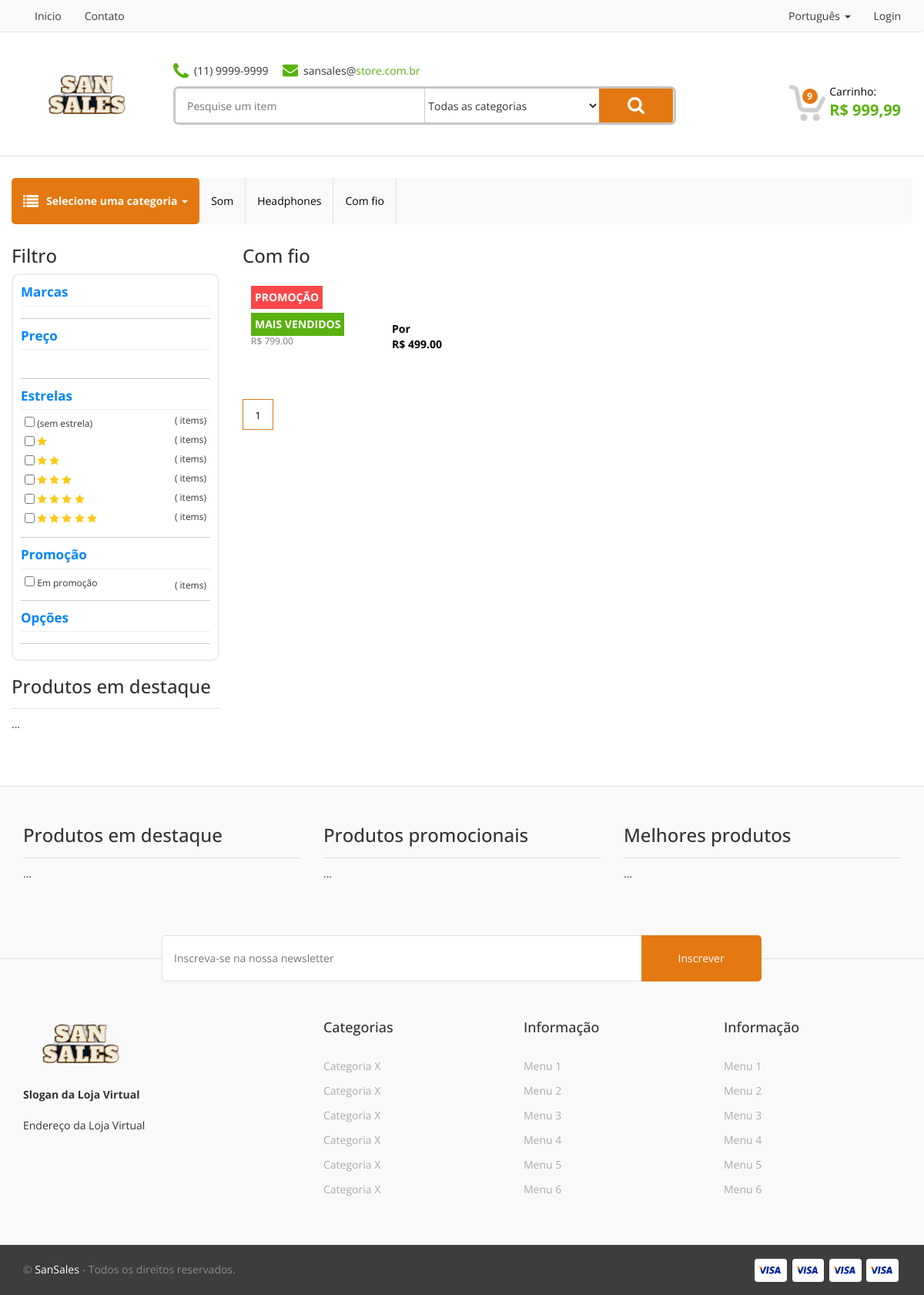
The page /categories/enter/10 on the database its author committed.
### tables this page shows
create table tb_categories(    
	id_categories int(11) unsigned primary key auto_increment not null ,     
	cd_sub_categories int(11),        
    nm_categories varchar(100) not null   
);

create table tb_products(   
	id_product int(11) unsigned primary key auto_increment not null,    
    id_category int(11) not null,         
    id_brand int(11) not null,            
    nm_product varchar(100) not null,              
    ds_product text,                      
    qt_stock int(11) not null,              
    vl_price float(10,2) not null,         
    vl_price_from float(10,2) not null,     
    qt_rating float  not null,               
    ic_featured tinyint(1) not null,            
	ic_sale tinyint(1) not null,                
    ic_bestseller tinyint(1) not null,         
    ic_new_product tinyint(1) not null,        
    id_options varchar(200)                    
);

### views/template.php (the view, shortened to what the rows shown need)
<!DOCTYPE html>
<html>
<head>
	<link rel="stylesheet" href="<?php echo BASE_URL; ?>assets/css/bootstrap.min.css" type="text/css" />
	<link rel="stylesheet" href="<?php echo BASE_URL; ?>assets/css/jquery-ui.min.css" type="text/css" />
	<link rel="stylesheet" href="<?php echo BASE_URL; ?>assets/css/jquery-ui.structure.css" type="text/css" />
	<link rel="stylesheet" href="<?php echo BASE_URL; ?>assets/css/jquery-ui.theme.css" type="text/css" />
	<link rel="stylesheet" href="<?php echo BASE_URL; ?>assets/css/style.css" type="text/css" />
</head>
<body>
				<li class="active"><a href="<?php echo BASE_URL; ?>"><?php $this->lang->get('HOME'); ?></a></li>
				<li><a href="<?php echo BASE_URL; ?>contact"><?php $this->lang->get('CONTACT'); ?></a></li>
					<a class="dropdown-toggle" data-toggle="dropdown" href="#"><?php $this->lang->get('LANGUAGE'); ?>
						<span class="caret"></span></a>
				<li><a href="<?php echo BASE_URL; ?>login"><?php $this->lang->get('LOGIN'); ?></a></li>
							<input type="text" name="s" required placeholder="<?php $this->lang->get('SEARCHFORANITEM'); ?>" />
								<option value=""><?php $this->lang->get('ALLCATEGORIES'); ?></option>
								<?php $this->lang->get('CART'); ?>:<br />
	<div class="categoryarea">
		<nav class="navbar">
			<div class="container">
				<ul class="nav navbar-nav">
						<a class="dropdown-toggle" data-toggle="dropdown" href="#"><?php $this->lang->get('SELECTCATEGORY'); ?>
							<span class="caret"></span></a>
					<?php if (isset($viewData['category_filter'])) : ?>
						<?php foreach ($viewData['category_filter'] as $cf) : ?>
							<li><a href="<?php echo BASE_URL; ?>categories/enter/<?php echo $cf['id_categories']; ?>"><?php echo $cf['nm_categories']; ?></a></li>
						<?php endforeach; ?>
					<?php endif; ?>
				</ul>
			</div>
		</nav>
	</div>
	<section>
		<div class="container">
			<div class="row">
				<div class="col-sm-3">
					<aside>
						<h1><?php $this->lang->get('FILTER'); ?></h1>
									<div class="filtertitle"><?php $this->lang->get('BRANDS'); ?></div>
									<div class="filtertitle"><?php $this->lang->get('PRICE'); ?></div>
									<div class="filtertitle"><?php $this->lang->get('RATING'); ?></div>
												(<?php $this->lang->get('NO_STAR'); ?>)
									<div class="filtertitle"><?php $this->lang->get('SALE'); ?></div>
									<div class="filtertitle"><?php $this->lang->get('OPTIONS'); ?></div>
										<!-- <pre>
										Abaixo presenta o array no formato arvore está aqui somente para debugar caso necessário
										//
						<div class="widget">
							<h1><?php $this->lang->get('FEATUREDPRODUCTS'); ?></h1>
						</div>
					</aside>
				</div>
				<div class="col-sm-9"><?php $this->loadViewInTemplate($viewName, $viewData); ?></div>
			</div>
		</div>
	</section>
	<footer>
		<div class="container">
			<div class="row">
				<div class="col-sm-4">
					<div class="widget">
						<h1><?php $this->lang->get('FEATUREDPRODUCTS'); ?></h1>
					</div>
				</div>
				<div class="col-sm-4">
					<div class="widget">
						<h1><?php $this->lang->get('ONSALEPRODUCTS'); ?></h1>
					</div>
				</div>
				<div class="col-sm-4">
					<div class="widget">
						<h1><?php $this->lang->get('TOPRATEDPRODUCTS'); ?></h1>
					</div>
				</div>
			</div>
		</div>
	</footer>
</body>
</html>

### core/Language.php (shortened to what the rows shown need)
<?php
class Language {
    private $ini;
    public function __construct() {
        global $config;
        $this->l = $config['default_lang'];
        $this->ini = parse_ini_file('lang/'.$this->l.'.ini');
    }
    public function get($word, $return = false){
        $text = $word;
        if(isset($this->ini[$word])) {
            $text = $this->ini[$word];
        }
        if($return) {
            return $text;
        } else {
            echo $text;
        }
    }
}
?>

### views/categories.php (shortened to what the rows shown need)
<h1><?php echo $category_name; ?></h1>
<div class="row">
    <?php foreach ($list as $key => $product_item) : ?>
        <div class="col-sm-4">
            <?php $this->loadView('product_item', $product_item); ?>
        </div>
    <?php endforeach; ?>
</div>

### views/product_item.php (shortened to what the rows shown need)
<div class="product_item">
    <a href="">
        <div class="product_tags">
            <?php if($ic_sale == '1'): ?>
                <div class="product_tag product_tag_red"><b><?php $this->lang->get('SALE');?></b></div>
            <?php endif; ?>
            <?php if($ic_bestseller == '1'): ?>
                <div class="product_tag product_tag_green"><b><?php $this->lang->get('BESTSELLER');?></b></div>
            <?php endif; ?>
        </div>
        <div class="product_name"><?php echo $nm_product; ?> </div>
        <div class="product_brand"> <?php echo $brand_name; ?> </div>
        <div class="product_price_from"> <?php
            if($vl_price_from != '0'){
                echo "De<br/>R$ ".number_format($vl_price_from,2);
            }
        ?> </div>
        <div class="product_price">Por<br/>R$  <?php echo number_format($vl_price,2); ?> </div>
    </a>
</div>

### rows shown on the page
tb_categories: nm_categories "Som"
tb_categories: nm_categories "Headphones"
tb_categories: nm_categories "Com fio"
tb_products: text "PROMOÇÃO MAIS VENDIDOS", vl_price_from "799.00", vl_price "499.00"

### other values the page prints
$category_name "Com fio"
form field category "Todas as categorias"
